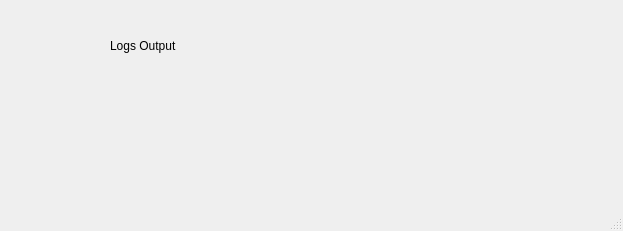
<?xml version="1.0" encoding="UTF-8"?>
<ui version="4.0">
 <class>Window1</class>
 <widget class="QMainWindow" name="Window1">
  <property name="geometry">
   <rect>
    <x>0</x>
    <y>0</y>
    <width>623</width>
    <height>231</height>
   </rect>
  </property>
  <property name="windowTitle">
   <string>MainWindow</string>
  </property>
  <widget class="QWidget" name="centralwidget">
   <widget class="QLabel" name="label">
    <property name="geometry">
     <rect>
      <x>110</x>
      <y>20</y>
      <width>211</width>
      <height>51</height>
     </rect>
    </property>
    <property name="text">
     <string>Logs Output</string>
    </property>
   </widget>
  </widget>
  <widget class="QMenuBar" name="menubar">
   <property name="geometry">
    <rect>
     <x>0</x>
     <y>0</y>
     <width>623</width>
     <height>22</height>
    </rect>
   </property>
  </widget>
  <widget class="QStatusBar" name="statusbar"/>
 </widget>
 <resources/>
 <connections/>
</ui>
